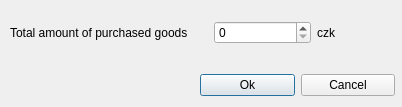
<?xml version="1.0" encoding="UTF-8"?>
<ui version="4.0">
 <class>AddPurchase</class>
 <widget class="QDialog" name="AddPurchase">
  <property name="geometry">
   <rect>
    <x>0</x>
    <y>0</y>
    <width>402</width>
    <height>107</height>
   </rect>
  </property>
  <property name="windowTitle">
   <string>Ajouter un achat</string>
  </property>
  <widget class="QWidget" name="layoutWidget">
   <property name="geometry">
    <rect>
     <x>10</x>
     <y>20</y>
     <width>403</width>
     <height>26</height>
    </rect>
   </property>
   <layout class="QHBoxLayout" name="horizontalLayout_2">
    <item>
     <widget class="QLabel" name="label_2">
      <property name="text">
       <string>Total amount of purchased goods</string>
      </property>
     </widget>
    </item>
    <item>
     <spacer name="horizontalSpacer">
      <property name="orientation">
       <enum>Qt::Horizontal</enum>
      </property>
      <property name="sizeType">
       <enum>QSizePolicy::Fixed</enum>
      </property>
      <property name="sizeHint" stdset="0">
       <size>
        <width>20</width>
        <height>20</height>
       </size>
      </property>
     </spacer>
    </item>
    <item>
     <widget class="QSpinBox" name="amount">
      <property name="maximum">
       <number>999999999</number>
      </property>
     </widget>
    </item>
    <item>
     <layout class="QHBoxLayout" name="horizontalLayout">
      <item>
       <widget class="QLabel" name="label">
        <property name="text">
         <string>czk</string>
        </property>
       </widget>
      </item>
     </layout>
    </item>
   </layout>
  </widget>
  <widget class="QWidget" name="layoutWidget">
   <property name="geometry">
    <rect>
     <x>200</x>
     <y>70</y>
     <width>195</width>
     <height>30</height>
    </rect>
   </property>
   <layout class="QHBoxLayout" name="horizontalLayout_3">
    <item>
     <widget class="QPushButton" name="ok_button">
      <property name="text">
       <string>Ok</string>
      </property>
     </widget>
    </item>
    <item>
     <widget class="QPushButton" name="exit_button">
      <property name="text">
       <string>Cancel</string>
      </property>
     </widget>
    </item>
   </layout>
  </widget>
 </widget>
 <resources/>
 <connections/>
</ui>
